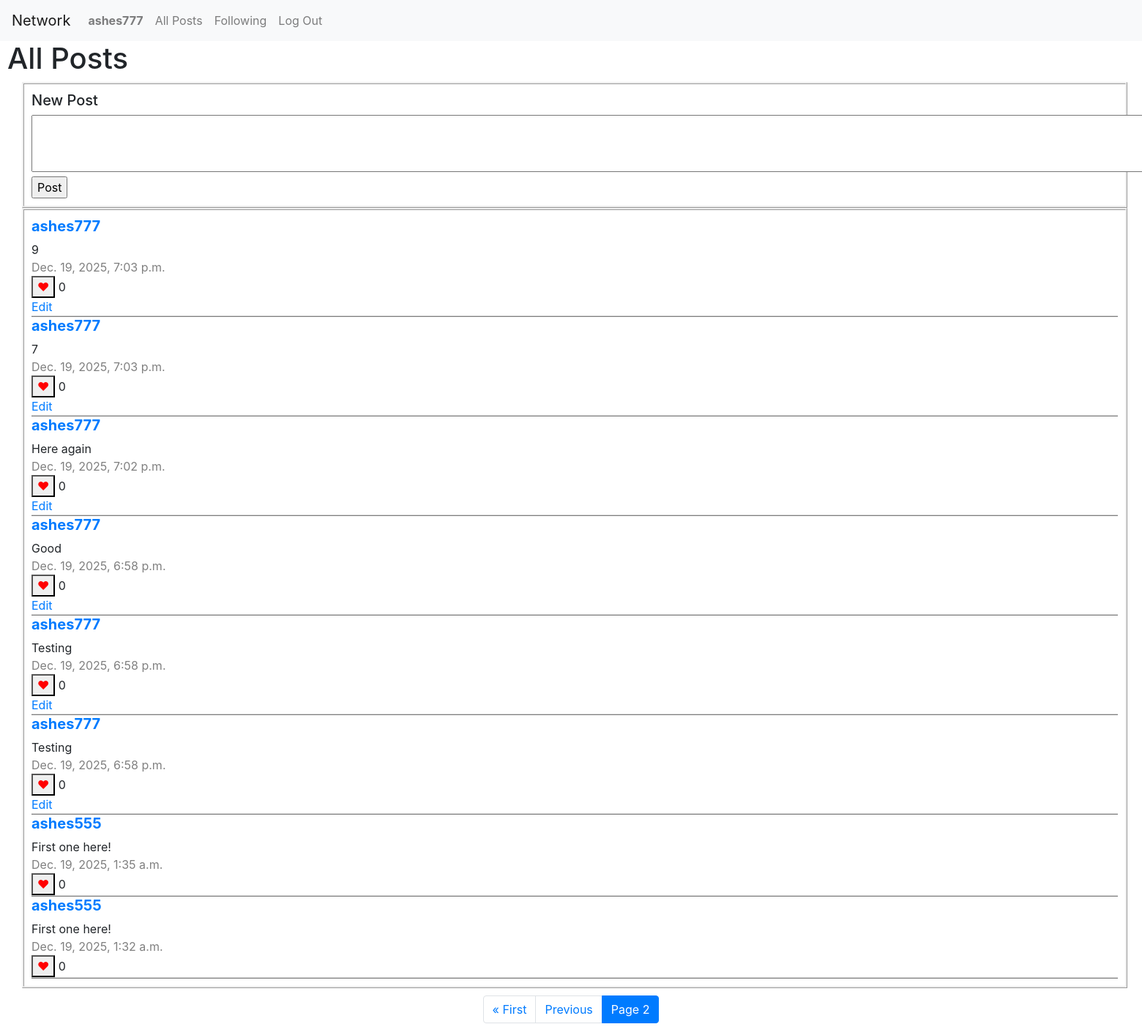
Page /?page=2 (signed in) on the committed database.
### network/models.py (models this page shows)
class User(AbstractUser):
    num_followers = models.IntegerField(default = 0)
    num_following = models.IntegerField(default = 0)
    followers = models.ManyToManyField('self', symmetrical = False, blank = True, related_name ="following")

class Post(models.Model):
    user = models.ForeignKey(User, on_delete=models.CASCADE, null=True)
    post = models.CharField()
    likes = models.IntegerField(default = 0)
    liked_by = models.ManyToManyField(User, symmetrical = False, blank = True, null = True, related_name = "liked_posts")
    date_time = models.DateTimeField()

### network/views.py (the view)
# urls.py: path("", views.index, name="index"),
def index(request):
    if request.method =="POST":
        form = newPost(request.POST)
        posts = Post.objects.all().order_by('-date_time')
        page_obj = pages(request, posts, 10)
        if form.is_valid():
            post = form.cleaned_data["newpost"]
            user= request.user
            date_time = datetime.now()
            new_post = Post(user= request.user, post= post, likes= 0, date_time = date_time)
            new_post.save()
            return render(request, "network/index.html",{
                "form":newPost(),
                "page_obj": page_obj
            })
        else:
            return render(request, "network/index.html", {
                "message": "Invalid submission. Try again.",
                "form": newPost(),
                "page_obj": page_obj
            })
    else:
        posts = Post.objects.all().order_by('-date_time')
        page_obj = pages(request, posts, 10)
        return render(request, "network/index.html",{
                "form": newPost(),
                "page_obj": page_obj,
            })

### network/views.py
class newPost(forms.Form):
    newpost = forms.CharField(widget = forms.Textarea(attrs={"rows":"3", "cols":"170"}), label='')

### network/views.py (called while the page is built)
def pages(request, posts, number):
        paginator = Paginator(posts, number)
        page_number = request.GET.get('page')
        page_obj = paginator.get_page(page_number)
        return page_obj

### network/templates/network/index.html (shortened to what this page needs)
{% extends "network/layout.html" %}
{% block body %}
    <h1 style="margin-left: 10px;">All Posts</h1>
    {% if user.is_authenticated %}
        <div class="newpost">
            <form action="{% url 'index' %}" method="post">
                <h5>New Post</h5>
                {{form}}
                <input value="Post" type="submit">
            </form>
        </div>
    {% endif %}
    <div class="allposts">
        {% for post in page_obj %}
            <div class="singlepost" id = {{post.id}}>
                <h5><a href="{% url 'profile' post.user.username %}" id = "username">{{post.user.username}}</a></h5>
                <div class ="postcontents">{{post.post}}</div>
                <div class = "date_time" >{{post.date_time}}</div>
                <div class="likes_button_total">
                    <button class ="likes" data-id = {{post.id}}><span style="color:red;"> &hearts;</span></button> <span class="likescount">{{post.likes}}</span>
                </div>
                {% if user == post.user %}
                    <a data-id = {{post.id}} class = "editlink" href="javascript:null">Edit</a>
                {% endif %}
            </div>
        {% endfor %}
    </div>
    <nav aria-label = "Page navigation" >
        <ul class="pagination" style="margin-top: 10px; justify-content:center;">
        {% if page_obj.has_previous %}
          <li class="page-item"><a class="page-link" href="?page=1">&laquo; First</a></li>
           <li class="page-item"><a class="page-link"href="?page={{page_obj.previous_page_number}}">Previous</a></li>
        {% endif %}
        <li class="page-item active" >
            <a class="page-link">Page {{page_obj.number}}</a>
        </li>
        </ul>
    </nav>
{% endblock %}

### network/templates/network/layout.html (shortened to what this page needs)
{% load static %}
<!DOCTYPE html>
<html lang="en">
    <head>
        <link rel="stylesheet" href="https://stackpath.bootstrapcdn.com/bootstrap/4.4.1/css/bootstrap.min.css">
        <link href="{% static 'network/styles.css' %}" rel="stylesheet">
    </head>
    <body>
        <nav class="navbar navbar-expand-lg navbar-light bg-light">
            <a class="navbar-brand" href="#">Network</a>
            <div>
              <ul class="navbar-nav mr-auto">
                {% if user.is_authenticated %}
                    <li class="nav-item">
                        <a class="nav-link" href="#"><strong>{{ user.username }}</strong></a>
                    </li>
                {% endif %}
                <li class="nav-item">
                  <a class="nav-link" href="{% url 'index' %}">All Posts</a>
                </li>
                {% if user.is_authenticated %}
                    <li class="nav-item">
                        <a class="nav-link" href="{% url 'following' user.id %}">Following</a>
                    </li>
                    <li class="nav-item">
                        <a class="nav-link" href="{% url 'logout' %}">Log Out</a>
                    </li>
                {% endif %}
              </ul>
            </div>
          </nav>
        <div class="body">
            {% block body %}
            {% endblock %}
        </div>
    </body>
</html>

### network/static/network/styles.css (style rules this page uses)
.newpost, .allposts { margin-left: 30px; border-style: ridge; padding: 10px; margin-right: 20px; }
.singlepost { display: flex; flex-direction: column; border-bottom: 2px ridge #d3d3d3; }
.date_time { color:gray; }
#username { font-weight: bold; }

### rows in the picture
User: username "ashes777"
Post: user.username "ashes777", post "9", date_time "Dec. 19, 2025, 7:03 p.m.", likes "0"
Post: user.username "ashes777", post "7", date_time "Dec. 19, 2025, 7:03 p.m.", likes "0"
Post: user.username "ashes777", post "Here again", date_time "Dec. 19, 2025, 7:02 p.m.", likes "0"
Post: user.username "ashes777", post "Good", date_time "Dec. 19, 2025, 6:58 p.m.", likes "0"
Post: user.username "ashes777", post "Testing", date_time "Dec. 19, 2025, 6:58 p.m.", likes "0"
Post: user.username "ashes777", post "Testing", date_time "Dec. 19, 2025, 6:58 p.m.", likes "0"
Post: user.username "ashes555", post "First one here!", date_time "Dec. 19, 2025, 1:35 a.m.", likes "0"
Post: user.username "ashes555", post "First one here!", date_time "Dec. 19, 2025, 1:32 a.m.", likes "0"

### other values in the picture
{{ page_obj.number }} "2"
